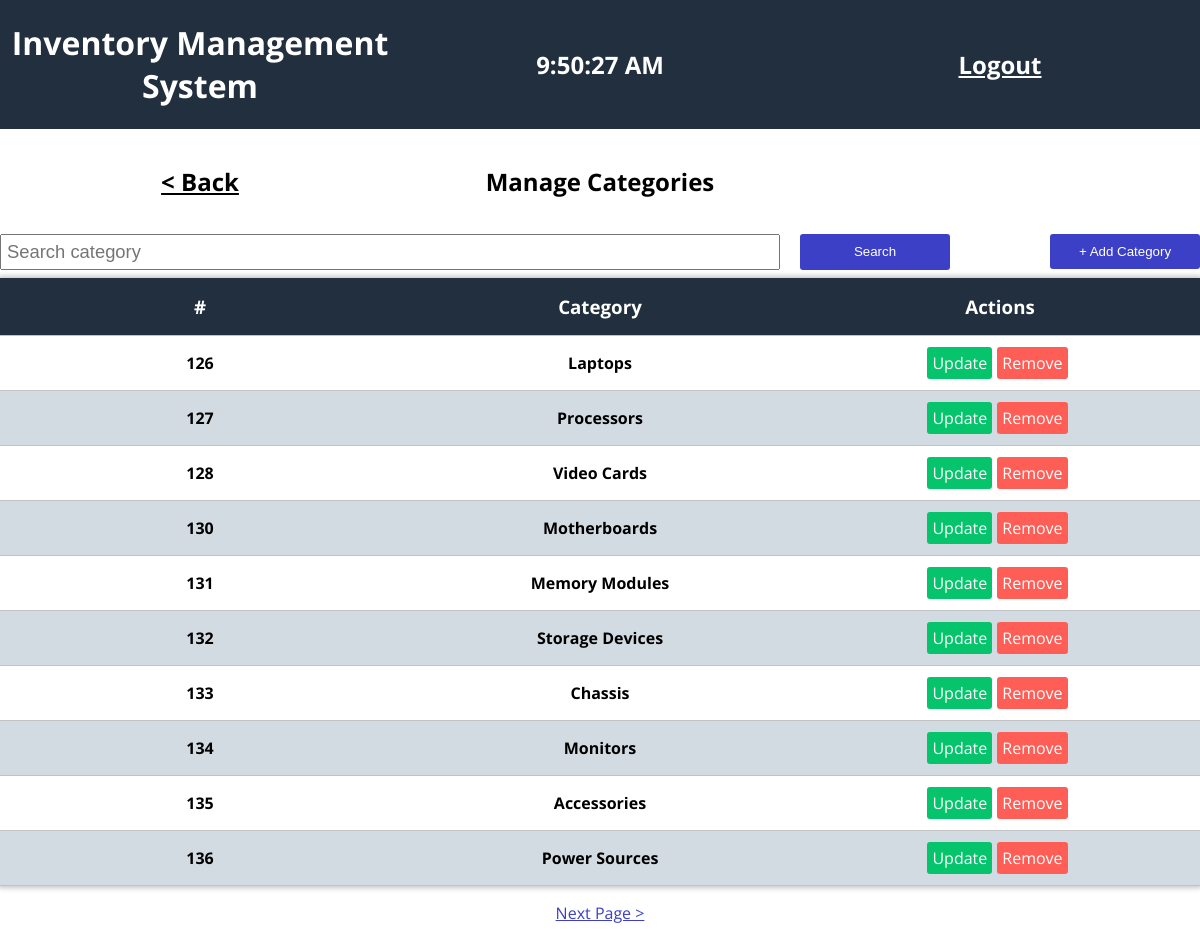
/category.php (signed in), run on the app's committed database.
### tables this page shows
CREATE TABLE `category` (
  `category_id` int(11) NOT NULL,
  `category_name` varchar(255) NOT NULL
);

### functions.php (called while the page is built, shortened)
<?php
    function fetchData($query) {
        return mysqli_query(getConnection(), $query);
    }
    function getConnection() {
        return mysqli_connect("localhost","admin","1234","inventory");
    }
?>

### category.php (the view, shortened to what this page needs)
<?php
    require('functions.php');
?>
<!DOCTYPE html>
<html lang="en">
<head>
    <link rel="stylesheet" href="assets/style.css">
</head>
<body>
    <div class="header">
        <h1>Inventory Management System</h1>
        <h2 class="header__time"></h2>
        <a href="logout.php"><h2>Logout</h2></a>
    </div>
    <div class="container">
        <div class="container__header">
            <a href="home.php"><h2>< Back</h2></a>
            <h2>Manage Categories</h2>
        </div>
        <div class="search__add__container">
            <form>
                <input class="search-box" type="search" name="q" placeholder="Search category">
                <input class="search" type="submit" value="Search" class="search-btn">
            </form>
            <button class="add add-modal" onclick="toggleAddModal()">+ Add Category</button>
        </div>
        <div class="table">
            <div class="table__header table__row category__row">
                <h3>#</h3>
                <h3>Category</h3>
                <h3>Actions</h3>
            </div>
            <?php
                $itemsPerPage = 10;
                if(!isset($_GET["page"]))
                    $currentPage = 1;
                else
                    $currentPage = $_GET["page"];
                $offset = $currentPage == 1 ? $offset = 0 : $offset = ($currentPage-1) * $itemsPerPage;
                $totalPages = ceil((fetchData("SELECT * FROM category")->num_rows / $itemsPerPage));
                if(isset($_GET["q"]) && $_GET["q"] != "") {
                    $keywords = $_GET["q"];
                    if($keywords == "") {
                        $categories = fetchData("SELECT * FROM category LIMIT $itemsPerPage OFFSET $offset");
                        $totalPages = (fetchData("SELECT * FROM category")->num_rows / $itemsPerPage);
                    }
                    else {
                        $categories = fetchData("SELECT * FROM category WHERE category_name LIKE '%$keywords%' LIMIT $itemsPerPage OFFSET $offset");
                        $totalPages = (fetchData("SELECT * FROM category WHERE category_name LIKE '%$keywords%'")->num_rows / $itemsPerPage);
                    }
                }
                else
                    $categories = fetchData("SELECT * FROM category LIMIT $itemsPerPage OFFSET $offset");
                while($row = mysqli_fetch_array($categories))
                    echo "<div class='table__row category__row'>".
                            "<h4>".$row["category_id"]."</h4>".
                            "<h4>".$row["category_name"]."</h4>".
                            "<div>".
                                "<a class='action-btn update' href='category.php?q=".@$_GET["q"]."&page=".$currentPage."&update=".$row["category_id"]."'>Update</a>".
                                "<a class='action-btn remove' href='category.php?q=".@$_GET["q"]."&page=".$currentPage."&delete=".$row["category_id"]."'>Remove</a>".
                            "</div>".
                        "</div>";
            ?>
        </div>
        <div class="pagination">
            <?php
                if($currentPage < $totalPages)
                    echo "<a href='category.php?q=".@$_GET["q"]."&page=".($currentPage+1)."'>Next Page ></a>";
            ?>
        </div>
    </div>
</body>
</html>

### assets/style.css (style rules this page uses)
body { font-family: 'Open Sans'; }
input[type="submit"] { color: #fff; border: none; cursor: pointer; }
a { color: #fff; }
button { border: none; }
.header { display: grid; grid-template-columns: repeat(3, 1fr); justify-items: center; align-items: center; text-align: center; background: #222f3e; color: #fff; }
body { margin: 0; }
.container { max-width: 1300px; margin: 0 auto; }
.table { max-width: 100%; box-shadow: 0px 0px 5px 2px #c5c5c5;; }
.table__header { background: #222f3e !important; color: #fff; }
.table__row { padding: 1em 0; text-align: center; border-bottom: 1px solid #c3c3c3; }
.table__row:nth-child(2n+1) { background: #d2dae2; }
.table__row p, .table__row h3, .table__row h4 { margin: 0; }
.action-btn, .add, .search, .modal-cancel-btn { text-decoration: none; padding: 5px; border-radius: 3px; }
.update { background: #05c46b; }
.remove, .modal-cancel-btn { background: #ff5e57; color: #fff; }
.add, .search, .submit { background: #3c40c6; color: #fff; }
.add { cursor: pointer; padding: 10px; }
.search-box { font-size: 1.15em; padding: 5px; }
.search__add__container { display: grid; grid-template-columns: 1fr 150px; grid-gap: 100px; align-items: center; margin-bottom: 0.5em; }
.search__add__container form { display: grid; grid-template-columns: 1fr 150px; grid-gap: 20px; }
.container__header { display: grid; grid-template-columns: repeat(3, 1fr); margin: 1em 0; }
.container__header h2 { text-align: center; }
.container__header a { color: #000; }
.action-btn { margin-right: 5px; margin-bottom: 5px; flex-grow: 1; }
.pagination { margin: 1em 0em 3em; text-align: center; }
.pagination a { margin: 0 20px; color: #3c40c6; display: inline-block; transition: all 0.2s; }
.brand__row, .category__row, .product__row, .inventory__row { display: grid; grid-template-columns: repeat(3, 1fr); justify-items: center; align-items: center; }

### data on the page
category: category_id "126", category_name "Laptops"
category: category_id "127", category_name "Processors"
category: category_id "128", category_name "Video Cards"
category: category_id "130", category_name "Motherboards"
category: category_id "131", category_name "Memory Modules"
category: category_id "132", category_name "Storage Devices"
category: category_id "133", category_name "Chassis"
category: category_id "134", category_name "Monitors"
category: category_id "135", category_name "Accessories"
category: category_id "136", category_name "Power Sources"
